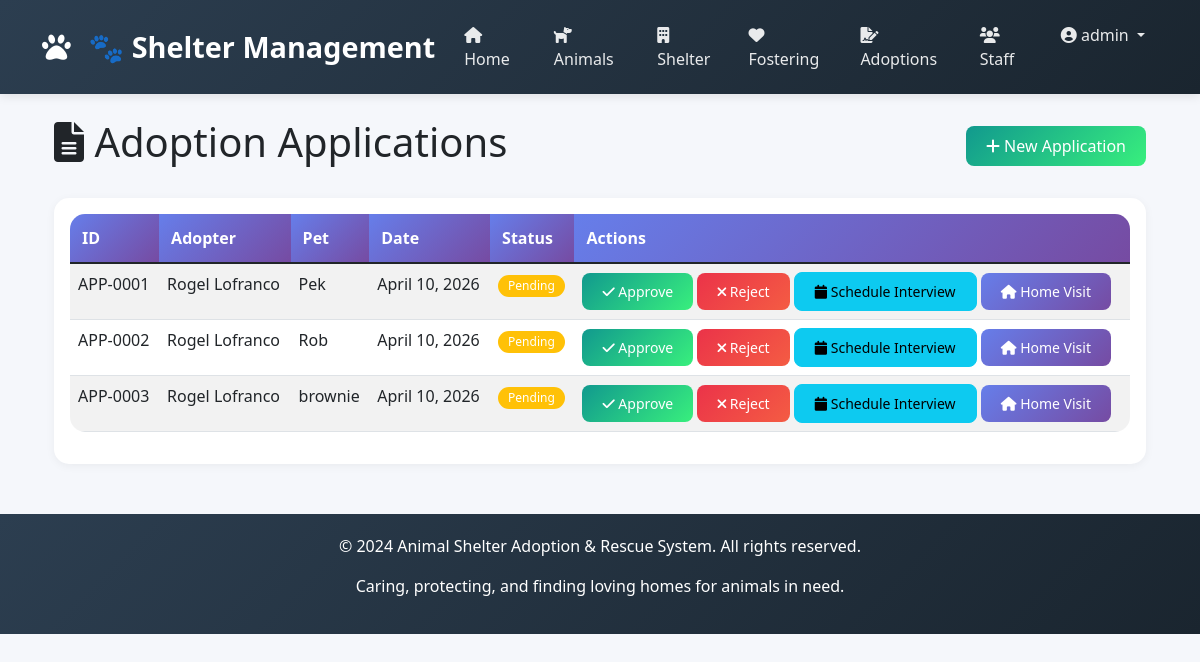
The app's page /adoptions/applications/ (signed in) with its own data.
### apps/accounts/models.py (models this page shows, shortened)
class Staff(AbstractUser):
    ROLE_CHOICES = [
        ('Admin', 'Admin'),
        ('Manager', 'Manager'),
        ('Vet', 'Veterinarian'),
        ('Staff', 'Staff'),
        ('Volunteer', 'Volunteer'),
    ]
    staff_id = models.AutoField(primary_key=True)
    first_name = models.CharField(max_length=100)
    last_name = models.CharField(max_length=100)
    role = models.CharField(max_length=20, choices=ROLE_CHOICES, default='Staff')
    phone = models.CharField(max_length=20, blank=True, null=True)
    email = models.EmailField(unique=True)
    username = models.CharField(max_length=100, unique=True)
    status = models.BooleanField(default=True)
    date_joined = models.DateTimeField(default=timezone.now)
    last_login = models.DateTimeField(null=True, blank=True)
    USERNAME_FIELD = 'username'
    REQUIRED_FIELDS = ['email', 'first_name', 'last_name']
    class Meta:
        db_table = 'staff'

### apps/adoptions/models.py (models this page shows, shortened)
class AdoptionApplication(models.Model):
    STATUS_CHOICES = [
        ('Pending', 'Pending'),
        ('Approved', 'Approved'),
        ('Rejected', 'Rejected'),
    ]
    application_id = models.AutoField(primary_key=True)
    adopter = models.ForeignKey(Adopter, on_delete=models.CASCADE, related_name='applications')
    pet = models.ForeignKey(Pet, on_delete=models.CASCADE, related_name='applications')
    staff = models.ForeignKey(Staff, on_delete=models.SET_NULL, null=True)
    application_date = models.DateField(auto_now_add=True)
    status = models.CharField(max_length=20, choices=STATUS_CHOICES, default='Pending')
    interview_schedule = models.DateTimeField(null=True, blank=True)
    notes = models.TextField(blank=True, null=True)
    class Meta:
        db_table = 'adoption_applications'

class Adopter(models.Model):
    adopter_id = models.AutoField(primary_key=True)
    first_name = models.CharField(max_length=100)
    last_name = models.CharField(max_length=100)
    email = models.EmailField(unique=True)
    phone = models.CharField(max_length=20)
    address = models.TextField()
    date_of_birth = models.DateField()
    occupation = models.CharField(max_length=100, blank=True, null=True)
    has_other_pets = models.BooleanField(default=False)
    has_children = models.BooleanField(default=False)
    registration_date = models.DateField(auto_now_add=True)
    password = models.CharField(max_length=128, blank=True, null=True)
    last_login = models.DateTimeField(blank=True, null=True)
    is_active = models.BooleanField(default=True)
    class Meta:
        db_table = 'adopters'

### apps/animals/models.py (models this page shows, shortened)
class Pet(models.Model):
    SPECIES_CHOICES = [
        ('Dog', 'Dog'), ('Cat', 'Cat'), ('Bird', 'Bird'),
        ('Rabbit', 'Rabbit'), ('Other', 'Other')
    ]
    SEX_CHOICES = [('M', 'Male'), ('F', 'Female')]
    SIZE_CHOICES = [('Small', 'Small'), ('Medium', 'Medium'), ('Large', 'Large')]
    STATUS_CHOICES = [
        ('Available', 'Available'), ('Pending', 'Pending'), ('Adopted', 'Adopted')
    ]
    pet_id = models.AutoField(primary_key=True)
    name = models.CharField(max_length=100)
    species = models.CharField(max_length=50, choices=SPECIES_CHOICES)
    breed = models.CharField(max_length=100, blank=True, null=True)
    age = models.IntegerField(validators=[MinValueValidator(0)], help_text="Age in months")
    sex = models.CharField(max_length=1, choices=SEX_CHOICES)
    size = models.CharField(max_length=10, choices=SIZE_CHOICES)
    color = models.CharField(max_length=50)
    vaccination_status = models.BooleanField(default=False)
    spay_neuter_status = models.BooleanField(default=False)
    medical_notes = models.TextField(blank=True, null=True)
    intake_date = models.DateField(auto_now_add=True)
    status = models.CharField(max_length=20, choices=STATUS_CHOICES, default='Available')
    class Meta:
        db_table = 'pets'

### apps/adoptions/views.py (the view)
# urls.py: path('applications/', views.application_list, name='application_list'),
@login_required
def application_list(request):
    applications = AdoptionApplication.objects.all().order_by('-application_date')
    return render(request, 'adoptions/application_list.html', {'applications': applications})

### templates/adoptions/application_list.html
{% extends 'base.html' %}
{% block content %}
<div class="container">
    <div class="d-flex justify-content-between align-items-center mb-4">
        <h1><i class="fas fa-file-alt"></i> Adoption Applications</h1>
        <a href="{% url 'application_add' %}" class="btn btn-success">
            <i class="fas fa-plus"></i> New Application
        </a>
    </div>
    <div class="card">
        <div class="card-body">
            <div class="table-responsive">
                <table class="table table-striped">
                    <thead class="table-dark">
                        <tr>
                            <th>ID</th>
                            <th>Adopter</th>
                            <th>Pet</th>
                            <th>Date</th>
                            <th>Status</th>
                            <th>Actions</th>
                        </tr>
                    </thead>
                    <tbody>
                        {% for app in applications %}
                        <tr>
                            <td>APP-{{ app.application_id|stringformat:"04d" }}</td>
                            <td>{{ app.adopter.first_name }} {{ app.adopter.last_name }}</td>
                            <td>{{ app.pet.name }}</td>
                            <td>{{ app.application_date }}</td>
                            <td>
                                <span class="badge {% if app.status == 'Pending' %}bg-warning{% elif app.status == 'Approved' %}bg-success{% else %}bg-danger{% endif %}">
                                    {{ app.status }}
                                </span>
                            </td>
                            <td>
                                {% if app.status == 'Pending' %}
                                <a href="{% url 'application_approve' app.application_id %}" class="btn btn-sm btn-success">
                                    <i class="fas fa-check"></i> Approve
                                </a>
                                <a href="{% url 'application_reject' app.application_id %}" class="btn btn-sm btn-danger">
                                    <i class="fas fa-times"></i> Reject
                                </a>
                                {% endif %}
                                <a href="{% url 'interview_add' app.application_id %}" class="btn btn-sm btn-info">
                                    <i class="fas fa-calendar"></i> Schedule Interview
                                </a>
                                <a href="{% url 'homevisit_add' app.application_id %}" class="btn btn-sm btn-primary">
                                    <i class="fas fa-home"></i> Home Visit
                                </a>
                            </td>
                        </tr>
                        {% empty %}
                        <tr>
                            <td colspan="6" class="text-center">No applications found.</td>
                        </tr>
                        {% endfor %}
                    </tbody>
                </table>
            </div>
        </div>
    </div>
</div>
{% endblock %}

### templates/base.html (shortened to what this page needs)
<!DOCTYPE html>
<html lang="en">
<head>
    <link href="https://cdn.jsdelivr.net/npm/bootstrap@5.1.3/dist/css/bootstrap.min.css" rel="stylesheet">
    <link rel="stylesheet" href="https://cdnjs.cloudflare.com/ajax/libs/font-awesome/6.0.0/css/all.min.css">
</head>
<body>
    <nav class="navbar navbar-expand-lg navbar-dark">
        <div class="container">
            <a class="navbar-brand" href="{% url 'index' %}">
                <i class="fas fa-paw"></i> 🐾 Shelter Management
            </a>
            <div class="collapse navbar-collapse" id="navbarNav">
                <ul class="navbar-nav ms-auto">
                    <li class="nav-item">
                        <a class="nav-link" href="{% url 'index' %}">
                            <i class="fas fa-home"></i> Home
                        </a>
                    </li>
                    <li class="nav-item">
                        <a class="nav-link" href="{% url 'pet_list' %}">
                            <i class="fas fa-dog"></i> Animals
                        </a>
                    </li>
                    <li class="nav-item">
                        <a class="nav-link" href="{% url 'shelter_list' %}">
                            <i class="fas fa-building"></i> Shelter
                        </a>
                    </li>
                    <li class="nav-item">
                        <a class="nav-link" href="{% url 'foster_list' %}">
                            <i class="fas fa-heart"></i> Fostering
                        </a>
                    </li>
                    <li class="nav-item">
                        <a class="nav-link" href="{% url 'adoption_list' %}">
                            <i class="fas fa-file-signature"></i> Adoptions
                        </a>
                    </li>
                    <li class="nav-item">
                        <a class="nav-link" href="{% url 'staff_list' %}">
                            <i class="fas fa-users"></i> Staff
                        </a>
                    </li>
                    {% if user.is_authenticated %}
                        <li class="nav-item dropdown">
                            <a class="nav-link dropdown-toggle" href="#" id="userDropdown" role="button" data-bs-toggle="dropdown">
                                <i class="fas fa-user-circle"></i> {{ user.username }}
                            </a>
                        </li>
                    {% endif %}
                </ul>
            </div>
        </div>
    </nav>
    <div class="container mt-4">
        {% block content %}
        {% endblock %}
    </div>
    <footer>
        <div class="container">
            <p>&copy; 2024 Animal Shelter Adoption & Rescue System. All rights reserved.</p>
            <p>Caring, protecting, and finding loving homes for animals in need.</p>
        </div>
    </footer>
</body>
</html>

### templates/base.html (style rules this page uses)
* { margin: 0; padding: 0; box-sizing: border-box; }
body { font-family: 'Segoe UI', Tahoma, Geneva, Verdana, sans-serif; background-color: #f5f7fb; }
.navbar { background: linear-gradient(135deg, #2c3e50 0%, #1a252f 100%); box-shadow: 0 2px 10px rgba(0,0,0,0.1); padding: 15px 0; }
.navbar-brand { font-size: 1.8rem; font-weight: bold; color: #fff !important; }
.navbar-brand i { margin-right: 10px; }
.nav-link { color: rgba(255,255,255,0.9) !important; font-weight: 500; margin: 0 5px; transition: all 0.3s; }
.card { border: none; border-radius: 15px; box-shadow: 0 2px 10px rgba(0,0,0,0.05); transition: transform 0.3s, box-shadow 0.3s; }
.btn { border-radius: 8px; padding: 8px 20px; font-weight: 500; transition: all 0.3s; }
.btn-primary { background: linear-gradient(135deg, #667eea 0%, #764ba2 100%); border: none; }
.btn-success { background: linear-gradient(135deg, #11998e 0%, #38ef7d 100%); border: none; }
.btn-danger { background: linear-gradient(135deg, #eb3349 0%, #f45c43 100%); border: none; }
.table { background: white; border-radius: 15px; overflow: hidden; }
.table thead th { background: linear-gradient(135deg, #667eea 0%, #764ba2 100%); color: white; border: none; padding: 12px; }
footer { background: linear-gradient(135deg, #2c3e50 0%, #1a252f 100%); color: white; padding: 20px; text-align: center; margin-top: 50px; }
.badge { padding: 5px 10px; border-radius: 20px; font-weight: 500; }

### records on screen
Staff: username "admin"
AdoptionApplication: application_id "0001", adopter.first_name "Rogel", adopter.last_name "Lofranco", pet.name "Pek", application_date "April 10, 2026", status "Pending", shows "Approve"
AdoptionApplication: application_id "0002", adopter.first_name "Rogel", adopter.last_name "Lofranco", pet.name "Rob", application_date "April 10, 2026", status "Pending", shows "Approve"
AdoptionApplication: application_id "0003", adopter.first_name "Rogel", adopter.last_name "Lofranco", pet.name "brownie", application_date "April 10, 2026", status "Pending", shows "Approve"
